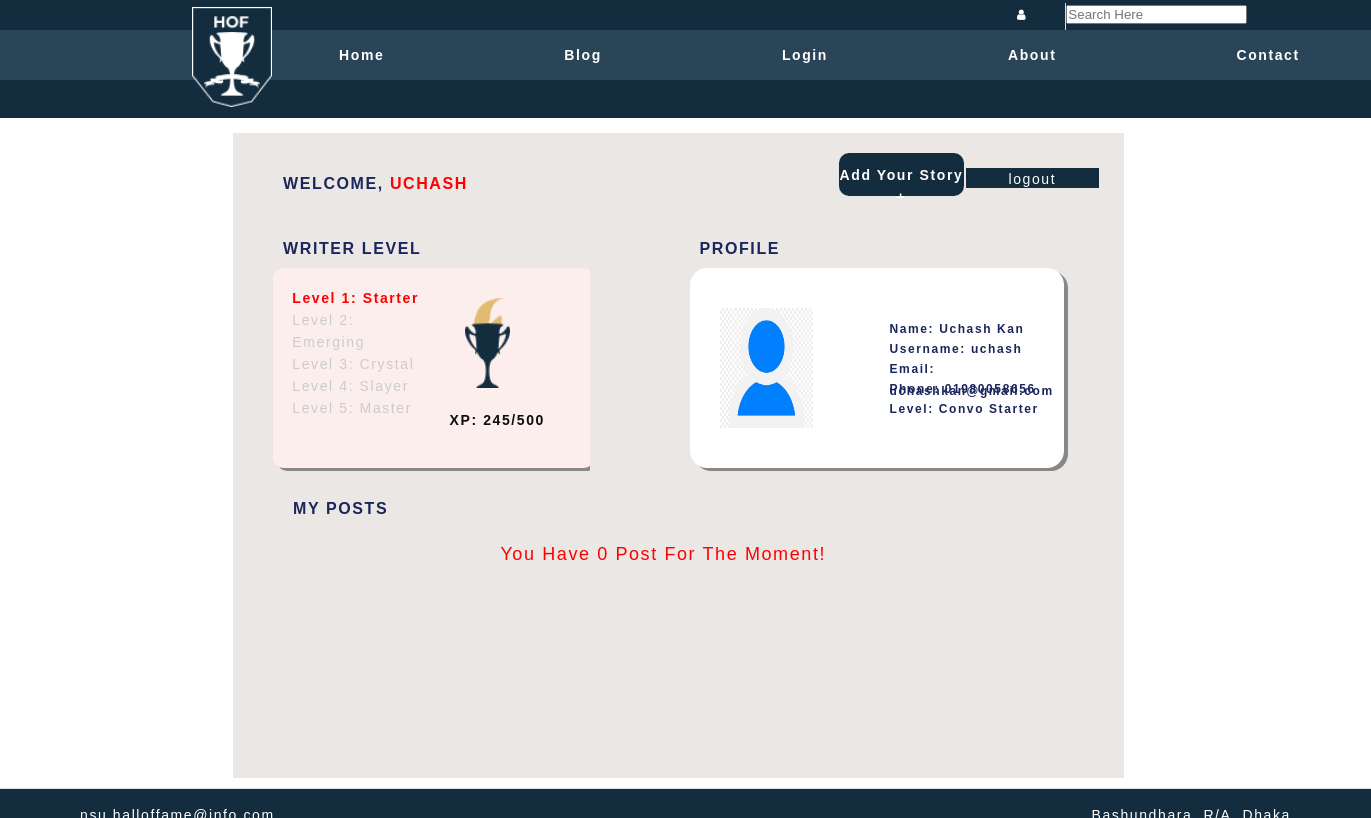
Page /profile.php (signed in) on the committed database.
### tables this page shows
CREATE TABLE `user` (
  `id` int(11) NOT NULL,
  `date_time` varchar(50) NOT NULL,
  `username` varchar(50) NOT NULL,
  `password` varchar(50) NOT NULL,
  `email` varchar(55) NOT NULL,
  `phone` varchar(55) NOT NULL,
  `fullname` varchar(55) NOT NULL
);

### includes/functions.php (called while the page is built, shortened)
<?php
require_once('dbconnect.php');
function Query ($query) {
	global $con;
	try {
		$exec = mysqli_query($con,$query) or die(mysqli_error($con));
		if($exec) {
			return $exec;
		}
	}catch (Exception $e) {
		echo $e->getMessage();
	}
	return false;
}
?>

### profile.php (the view, shortened to what this page needs)
<?php
	require_once('./includes/functions.php');
?>
<!DOCTYPE html>
<html lang="en">
  <head>
    <link rel="stylesheet" href="https://use.typekit.net/nfp7kim.css">
    <link rel="stylesheet" href="https://cdnjs.cloudflare.com/ajax/libs/font-awesome/4.7.0/css/font-awesome.min.css">
    <link rel="stylesheet" href="./css/style.css">
  </head>
  <body>
    <div class="header-position">
      <a class="header-brand" href="">
        <img src="./images/logo.png" alt="">
      </a>
      <header class="container-header">
        <div class="top-nav">
          <div class="container-top">
            <nav class="navbar-top">
              <div class="collapse-top">
                <ul class="navbar-nav">
                  <li class="nav-item">
<?php
	if(isset($_SESSION["username"])){
		echo '
			<a class="nav-link" href="profile.php">
			<i class="fa fa-user"></i>' . $_SESSION["username"] . '
		';
	}else{
		echo '
			<a class="nav-link" href="login.php">
			<i class="fa fa-user"></i> My Account
		';
	}
?>
                  </a>
                </li>
              <li class="top-search">
                <form action="./blog.php">
                  <input type="text" name="search" id="search" placeholder="Search Here">
                </form>
              </li>
              </ul>
          </div>
          </nav>
        </div>
    </div>
    <div class="header-middle">
      <div class="container-middle">
        <div class="menu">
          <nav class="navbar-middle">
            <div class="collapse-middle">
              <ul class="navbar-nav">
                <li>
                  <a href="index.php">Home
                  </a>
                </li>
                <li>
                  <a href="blog.php">Blog
                  </a>
                </li>
                <li>
                  <a href="login.php">Login
                  </a>
                </li>
                <li>
                  <a href="about.php">About
                  </a>
                </li>
                <li>
                  <a href="contact.php">Contact
                  </a>
                </li>
              </ul>
            </div>
          </nav>
        </div>
      </div>
    </div>
    </header>
  <div class="date-bar">
  </div>
  </div>
<div class="contents">
  <div class="body-content">
    <div class="body-user-top">
      <p class="blog align7">Welcome,
        <span style="color: red;">
          <?php echo $_SESSION["username"]; ?>
        </span>
      </p>
      <a href="./includes/logout.php" class="read s2l">logout
      </a>
    </div>
	<div class="story-btn add-btn">
      <a href="addpost.php">Add Your Story +
      </a>
    </div>
    <div class="body-user-left">
      <p class="blog align7">WRITER LEVEL
      </p>
      <div class="result">
        <div class="level">
          <p class="unlocked">Level 1: Starter
          </p>
          <p>Level 2: Emerging
          </p>
          <p>Level 3: Crystal
          </p>
          <p>Level 4: Slayer
          </p>
          <p>Level 5: Master
          </p>
        </div>
        <div class="trophy">
          <img src="./images/trophy.png" alt="">
          <p>XP: 245/500
          </p>
        </div>
      </div>
    </div>
    <div class="body-user-right">
<?php
	$user = $_SESSION['username'];
	$sql = "SELECT * FROM user WHERE username='$user'";
	$exec = Query($sql);
	if (mysqli_num_rows($exec) > 0){
		while ($post = mysqli_fetch_assoc($exec)) {
			$fname = $post['fullname'];
			$uname = $post['username'];
			$email = $post['email'];
			$phone = $post['phone'];
?>
      <p class="blog align8">Profile
      </p>
      <div class="student">
        <img class="student-pic"
             src="./images/user.jpg"
             alt="user">
        <p class="info info-5">Name:
          <?php echo $fname; ?>
        </p>
        <p class="info info-6">Username:
          <?php echo $uname; ?>
        </p>
        <p class="info info-7">Email:
          <?php echo $email; ?>
        </p>
        <p class="info info-8">Phone:
          <?php echo $phone; ?>
        </p>
        <p class="info info-9">Level: Convo Starter
        </p>
      </div>
<?php
		}
	}
?>
    </div>
    <div class="body-user-below">
      <p class="blog align9">My Posts
      </p>
<?php
	$sql = "SELECT * FROM post WHERE author='$user' ORDER BY post_date_time LIMIT 0,8";
	$exec = Query($sql);
	if (mysqli_num_rows($exec) < 1) {
?>
      <p class="lead">You Have 0 Post For The Moment!
      </p>
<?php
	}
?>
    </div>
  </div>
</div>
<footer class="foot">
  <p class="comp">nsu.halloffame@info.com
  </p>
  <p class="comp3">Bashundhara, R/A, Dhaka
  </p>
</footer>
</body>
</html>

### rows in the picture
user: fullname "Uchash Kan", username "uchash", email "uchashkan@gmail.com", phone "01980058656"

### other values in the picture
$_SESSION["username"] "UCHASH"
